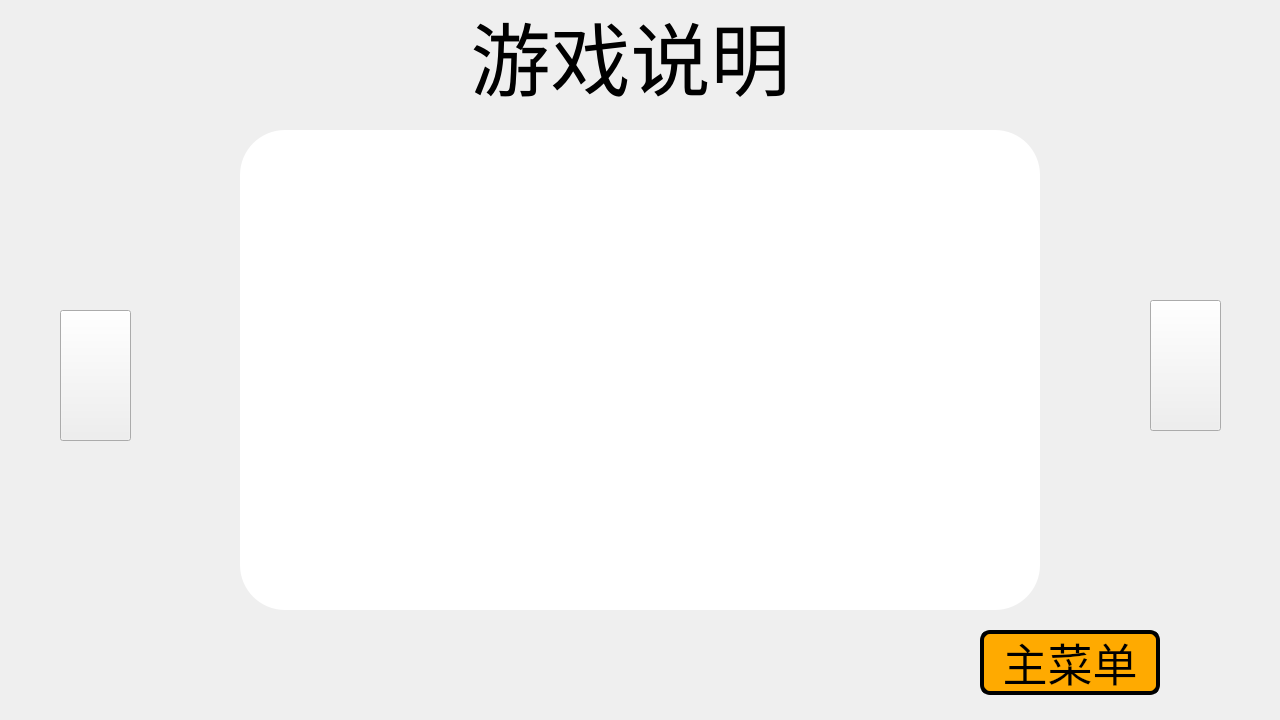
<?xml version="1.0" encoding="UTF-8"?>
<ui version="4.0">
 <class>Intro</class>
 <widget class="QWidget" name="Intro">
  <property name="geometry">
   <rect>
    <x>0</x>
    <y>0</y>
    <width>1280</width>
    <height>720</height>
   </rect>
  </property>
  <property name="windowTitle">
   <string>Form</string>
  </property>
  <widget class="QPushButton" name="Button_main">
   <property name="geometry">
    <rect>
     <x>980</x>
     <y>630</y>
     <width>180</width>
     <height>65</height>
    </rect>
   </property>
   <property name="minimumSize">
    <size>
     <width>180</width>
     <height>65</height>
    </size>
   </property>
   <property name="maximumSize">
    <size>
     <width>141</width>
     <height>51</height>
    </size>
   </property>
   <property name="font">
    <font>
     <family>方正粗黑宋简体</family>
     <pointsize>34</pointsize>
    </font>
   </property>
   <property name="styleSheet">
    <string notr="true">QPushButton{
background-color: rgb(255, 170, 0);
border:4px solid black;
border-radius: 10px;
}
QPushButton:hover{
background-color: rgb(92, 176, 255);
border:4px solid black;
border-radius: 10px;
}
QPushButton:pressed{
background-color: rgb(85, 255, 127);
border:4px solid black;
border-radius: 10px;
}</string>
   </property>
   <property name="text">
    <string>主菜单</string>
   </property>
  </widget>
  <widget class="QLabel" name="label">
   <property name="geometry">
    <rect>
     <x>420</x>
     <y>-20</y>
     <width>421</width>
     <height>151</height>
    </rect>
   </property>
   <property name="font">
    <font>
     <family>方正粗黑宋简体</family>
     <pointsize>60</pointsize>
    </font>
   </property>
   <property name="text">
    <string>&lt;html&gt;&lt;head/&gt;&lt;body&gt;&lt;p align=&quot;center&quot;&gt;游戏说明&lt;/p&gt;&lt;/body&gt;&lt;/html&gt;</string>
   </property>
  </widget>
  <widget class="QPushButton" name="Button_left">
   <property name="geometry">
    <rect>
     <x>60</x>
     <y>310</y>
     <width>71</width>
     <height>131</height>
    </rect>
   </property>
   <property name="styleSheet">
    <string notr="true">QPushButton{
	border-image: url(:/resorce/箭头左.png);
}
QPushButton:hover {
	border-image: url(:/resorce/箭头左金.png);
}</string>
   </property>
   <property name="text">
    <string/>
   </property>
  </widget>
  <widget class="QPushButton" name="Image">
   <property name="geometry">
    <rect>
     <x>240</x>
     <y>130</y>
     <width>800</width>
     <height>480</height>
    </rect>
   </property>
   <property name="styleSheet">
    <string notr="true">QPushButton{
background-color: rgb(255,255,255);
border-radius: 45px;
}
QPushButton:hover{
background-color: rgb(255, 170, 0);
border-radius: 45px;
}</string>
   </property>
   <property name="text">
    <string/>
   </property>
  </widget>
  <widget class="QPushButton" name="Button_right">
   <property name="geometry">
    <rect>
     <x>1150</x>
     <y>300</y>
     <width>71</width>
     <height>131</height>
    </rect>
   </property>
   <property name="styleSheet">
    <string notr="true">QPushButton{
	border-image: url(:/resorce/箭头右.png);
}
QPushButton:hover {
	border-image: url(:/resorce/箭头右金.png);
}</string>
   </property>
   <property name="text">
    <string/>
   </property>
  </widget>
 </widget>
 <resources/>
 <connections/>
</ui>
